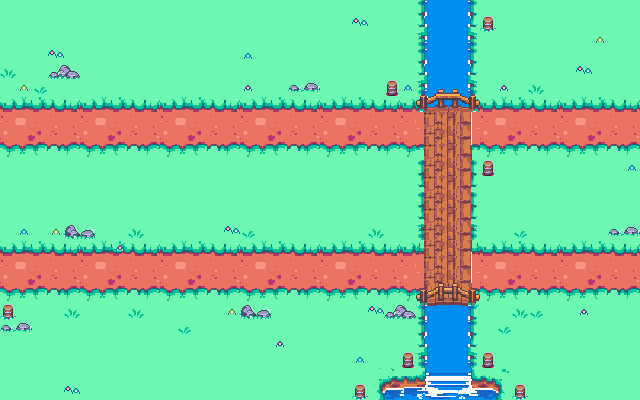

Tiled map render using the project's own tile images. Description and the map definition, with tile-layer contents summarised, below:
An orthogonal 40x25 tile map with 16x16 px tiles, 4 tile layers (General, Sub-bridge, Bridge, Decorations).

<map version="1.2" tiledversion="1.2.0" orientation="orthogonal" renderorder="right-down" width="40" height="25" tilewidth="16" tileheight="16" infinite="0" nextlayerid="5" nextobjectid="1">
 <tileset firstgid="1" name="Map" tilewidth="16" tileheight="16" tilecount="117" columns="13">
  <image source="Tileset.png" width="208" height="144" />
 </tileset>
 <layer id="1" name="General" width="40" height="25">
  <data>[1000 cells, 1000 non-empty, 67 distinct tile ids]</data>
 </layer>
 <layer id="3" name="Sub-bridge" width="40" height="25">
  <data>[1000 cells, 44 non-empty, 8 distinct tile ids]</data>
 </layer>
 <layer id="2" name="Bridge" width="40" height="25">
  <data>[1000 cells, 20 non-empty, 20 distinct tile ids]</data>
 </layer>
 <layer id="4" name="Decorations" width="40" height="25">
  <data>[1000 cells, 55 non-empty, 14 distinct tile ids]</data>
 </layer>
</map>